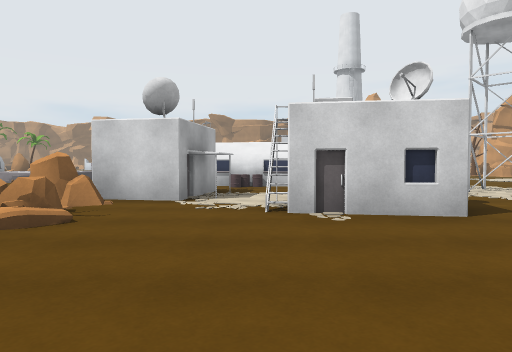
view 1 (above)

24 first-person views from a walk through a scene from a Unity 3-D project. The camera is 1.2 m above the floor, tilts 2° down and sees 70° across. The floor is counted in squares, 2 m on a side. Each view is taken from the middle of a square. On the plan, view 1 faces up. The plan holds only what a view shows up to about 10 squares ahead; the rest is blank. The place goes on beyond the plan. The player character is not drawn. Some animated figures are left out.

view 2
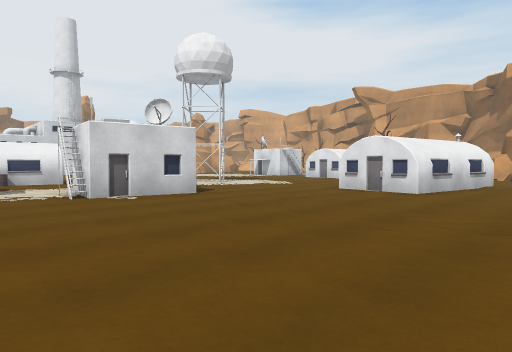

view 3
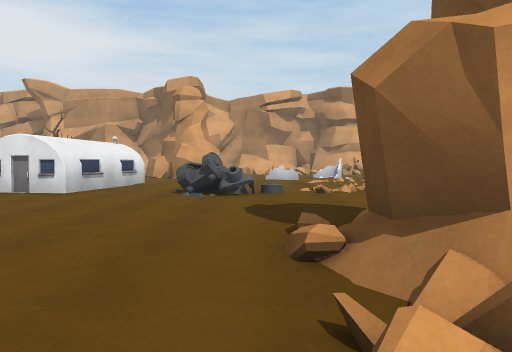

view 4
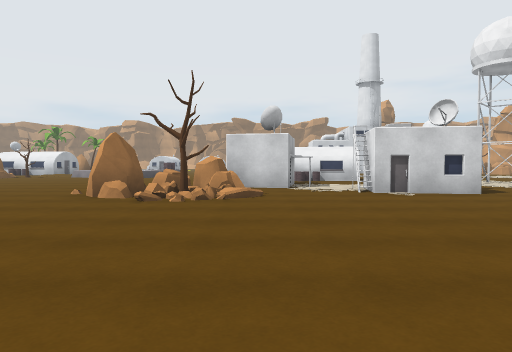

view 5
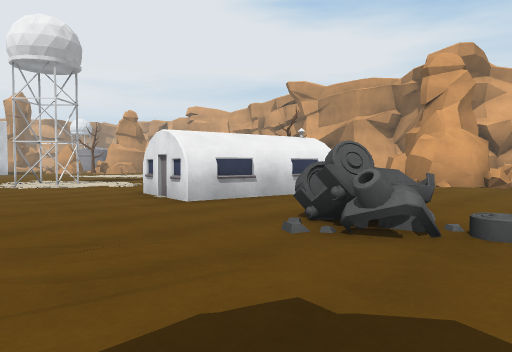

view 6
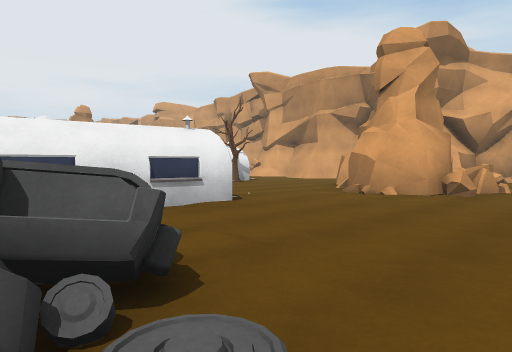

view 7
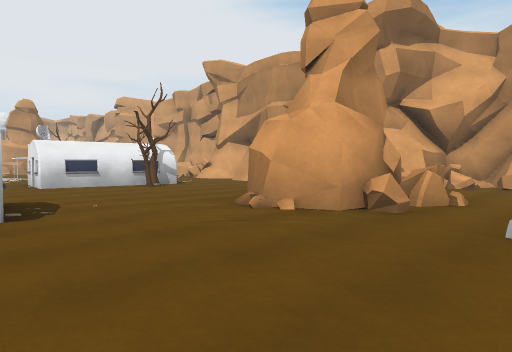

view 8
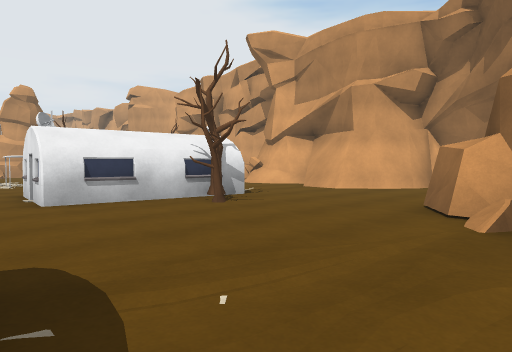

view 9
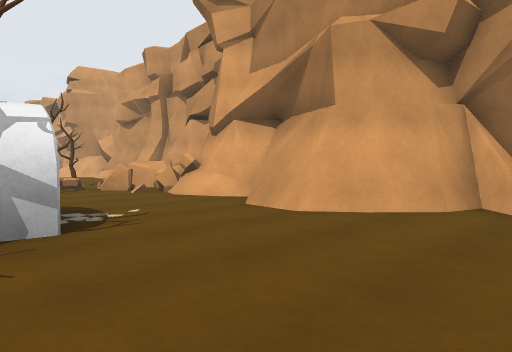

view 10
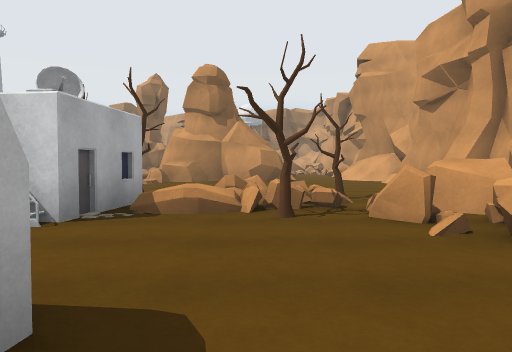

view 11
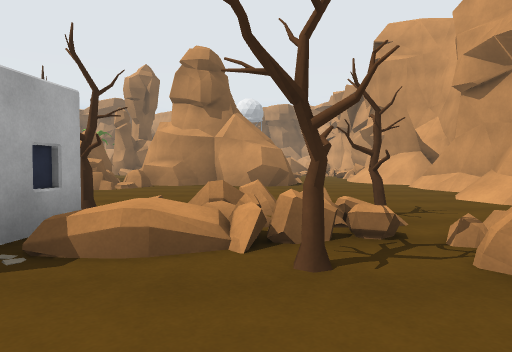

view 12
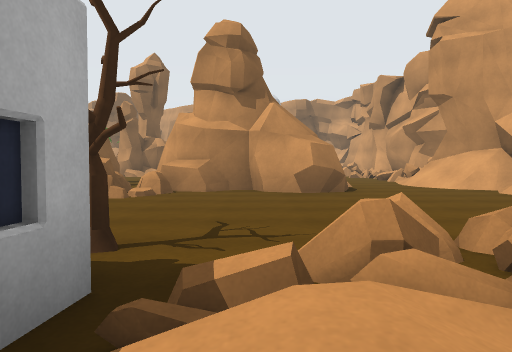

view 13
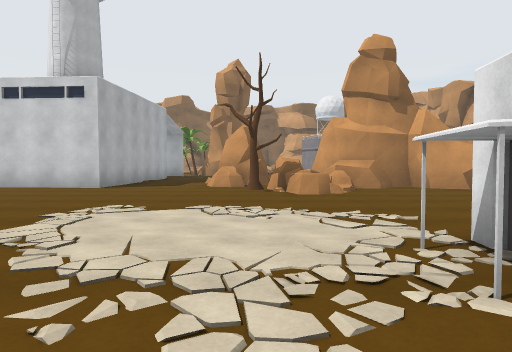

view 14
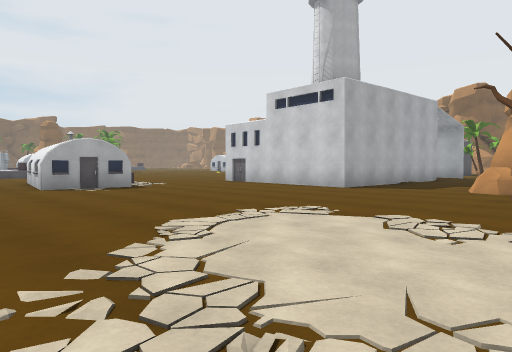

view 15
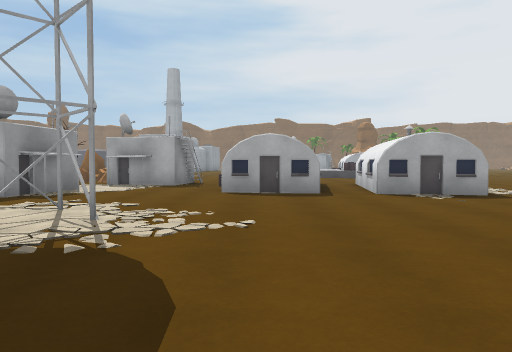

view 16
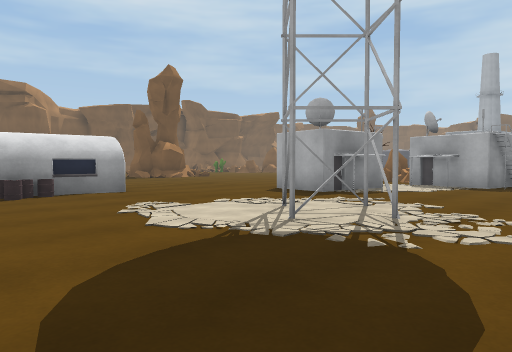

view 17
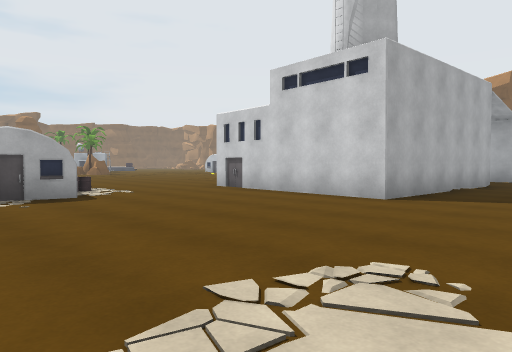

view 18
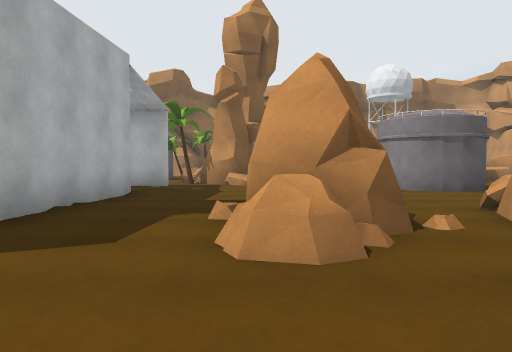

view 19
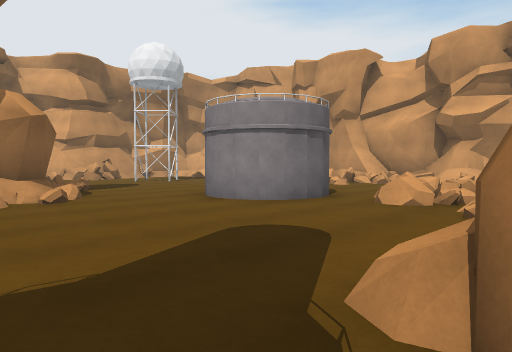

view 20
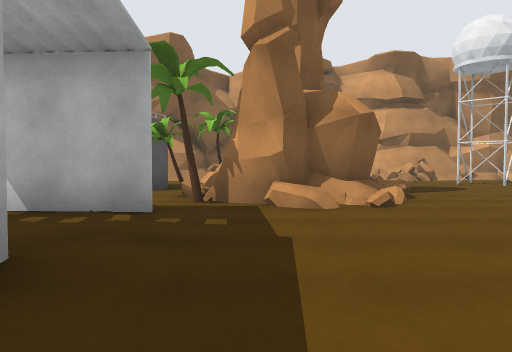

view 21
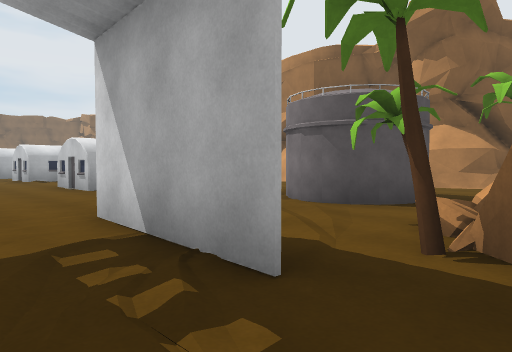

view 22
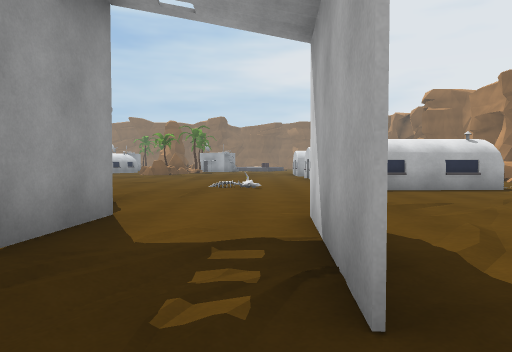

view 23
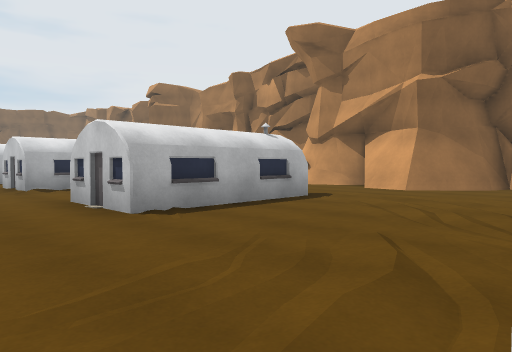

view 24
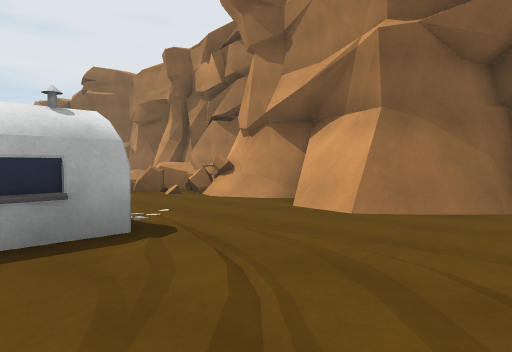

### Floor plan
Key: @ floor where view 1 was taken; # wall or solid block; x gap in a wall; . main floor; : floor 0.25 m higher than the main floor; / step, stairs or slope; = window, fence, low wall or low ledge; ^ raised ledge; B building; R rock; T tree.
Columns run from 5 left of view 1 to 20 right of it. Each row starts with its distance up from view 1.
 35 =#######  ##
 34 ^##/###.  #/
 33 x=....... ..
 32  ........ ..
 31    ......  .      .##
 30 B   BB... #.T    ...
 29 B   B....##.#   ....
 28 B.  BB.....T## #=...
 27 B..BBB......T###...
 26  ........###..#...#
 25    .=.............# ...
 24    ........//.....##...
 23    ......###.......=.=
 22    ....    #.......=.=
 21            #......
 20            #..R#.#    ./##
 19        ##  #..RR.#    .//#
 18       ..####....R^####../#
 17     ...........TRR......##
 16     ............R.......##
 15       B..................#
 14        B................##
 13     BBBB............./...#
 12     ............B#T//T. x
 11       B.........BBBx=#=^
 10     BBB..........B#.T.=#
  9     .B........... ....=#
  8    B#.....##.....  .../#
  7     B.....##....B  B...#
  6   RBB.#B...... .BBBB..##
  5  RR..BBB...... ..TT...##
  4 RRT....B............../##
  3 ..:.........B........../##
  2 ...........BBB .......
  1 ...........BBBB...##
  0  ....@...........###   ##
 -1  ................####=.=##
 -2   ........#^......#^...=##
 -3    .......=...........
 -4     =##.........
 -5         ....

Positions as (right, up) in squares from view 1, and headings:
1: (0, 0), facing up
2: (-2, -2), facing up-right
3: (-2, -3), facing right
4: (-2, -3), facing up
5: (2, -4), facing up-right
6: (5, -4), facing up-right
7: (8, -4), facing up-right
8: (9, 0), facing up-right
9: (13, 2), facing up-right
10: (15, 6), facing up
11: (15, 8), facing up
12: (14, 10), facing up
13: (10, 9), facing up
14: (11, 10), facing up-left
15: (9, 10), facing left
16: (9, 10), facing down-left
17: (9, 12), facing up-left
18: (9, 16), facing up
19: (8, 20), facing up-right
20: (8, 21), facing up
21: (8, 24), facing up-left
22: (8, 25), facing left
23: (4, 25), facing up-left
24: (3, 29), facing up-left
